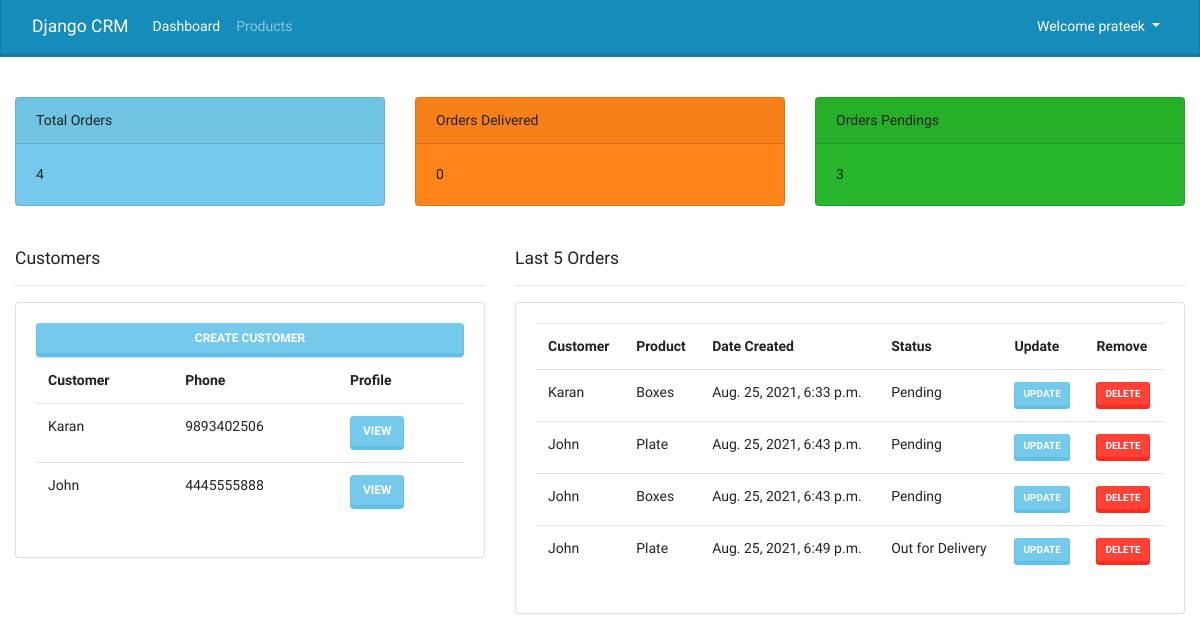
The app's page / (signed in) with its own data.
### accounts/models.py (models this page shows, shortened)
class Customer(models.Model):
    user = models.OneToOneField(User, null=True, on_delete=models.CASCADE)
    name = models.CharField(max_length=200, null=True)
    phone = models.CharField(max_length=10, null=True)
    email = models.CharField(max_length=100, null=True)
    date_created = models.DateTimeField(auto_now_add=True)
    def __str__(self):
        return self.name

class Order(models.Model):
    STATUS = (
    ('Pending', 'Pending'),
    ('Out for Delivery', 'Out for Delivery'),
    ('Delivered', 'Delivered')
    )
    customer = models.ForeignKey(Customer, null=True, on_delete=models.SET_NULL)
    product = models.ForeignKey(Product, null=True, on_delete=models.SET_NULL)
    status = models.CharField(max_length=100, choices=STATUS)
    note = models.CharField(max_length=100, null=True)
    date_created = models.DateTimeField(auto_now_add=True)

class Product(models.Model):
    CATEGORY = (
        ('Indoor', 'Indoor'),
        ('Outdoor', 'Outdoor')
    )
    name = models.CharField(max_length=200)
    price = models.FloatField()
    category = models.CharField(max_length=100, choices=CATEGORY)
    description = models.CharField(max_length=200)
    tags = models.ManyToManyField(Tag)
    date_created = models.DateTimeField(auto_now_add=True)
    def __str__(self):
        return self.name

### accounts/decorators.py (the view)
    def wrapper_func(request, *args, **kwargs):
        group = None
        if request.user.groups.exists():
            group = request.user.groups.all()[0].name
        if group == 'customer':
            return redirect('user_page')
        else:
            return view_func(request, *args, **kwargs)

### accounts/views.py (called while the page is built)
@login_required(login_url='login')
@admin_only
def home(request):
    orders = Order.objects.all()
    customers = Customer.objects.all()
    orders_count = orders.count()
    delivered = orders.filter(status='Delivered').count()
    pending = orders.filter(status='Pending').count()
    context = {
        'orders': orders,
        'customers': customers,
        'orders_count': orders_count,
        'delivered': delivered,
        'pending': pending
    }
    return render(request, 'accounts/dashboard.html', context)

### accounts/templates/accounts/dashboard.html
{% extends 'accounts/main.html' %}
{% block content %}
  {% include 'accounts/status.html' %}
  <br/><br/>
  <div class="row">
    <div class="col-lg-5">
      <h5>Customers</h5>
      <hr/>
      <div class="card card-body">
        <a href="#" class="btn btn-info">Create Customer</a>
        <table class="table table-boredred">
          <tr>
            <th>Customer</th>
            <th>Phone</th>
            <th>Profile</th>
          </tr>
          {% for cust in customers %}
            <tr>
              <td>{{ cust.name }}</td>
              <td>{{ cust.phone }}</td>
              <td><a href="{% url 'customer' cust.id %}" class="btn btn-info">View</a></td>
            </tr>
          {% endfor %}
        </table>
      </div>
    </div>
    <div class="col-lg-7">
      <h5>Last 5 Orders</h5>
      <hr/>
      <div class="card card-body">
        <table class="table table-boredred">
          <tr>
            <th>Customer</th>
            <th>Product</th>
            <th>Date Created</th>
            <th>Status</th>
            <th>Update</th>
            <th>Remove</th>
          </tr>
          {% for order in orders %}
            <tr>
              <td>{{ order.customer }}</td>
              <td>{{ order.product }}</td>
              <td>{{ order.date_created }}</td>
              <td>{{ order.status }}</td>
              <td><a href="{% url 'update_order' order.id %}" class="btn btn-sm btn-info">Update</a></td>
              <td><a href="{% url 'delete_order' order.id %}" class="btn btn-sm btn-danger">Delete</a></td>
            </tr>
          {% endfor %}
        </table>
      </div>
    </div>
  </div>
{% endblock %}

### accounts/templates/accounts/main.html (shortened to what this page needs)
{% load static %}
<!DOCTYPE html>
<html lang="en" dir="ltr">
  <head>
    <link rel="stylesheet" href="https://cdn.jsdelivr.net/npm/bootswatch@4.5.2/dist/lumen/bootstrap.min.css"/>
    <link rel="stylesheet" href="{% static '/css/main.css' %}" />
  </head>
  <body>
    {% include 'accounts/navbar.html' %}
    <div class="container-fluid containermar">
      {% block content %}
      {% endblock %}
    </div>
  </body>
</html>

### accounts/templates/accounts/navbar.html (shortened to what this page needs)
<nav class="navbar navbar-expand-lg navbar-dark bg-primary">
  <div class="container-fluid">
    <a class="navbar-brand" href="#">Django CRM</a>
    <div class="collapse navbar-collapse" id="navbarColor01">
      <ul class="navbar-nav me-auto">
        {% if request.user.is_staff %}
          <li class="nav-item">
            <a class="nav-link active" href="{% url 'home' %}">Dashboard</a>
          </li>
          <li class="nav-item">
            <a class="nav-link" href="{% url 'products' %}">Products</a>
          </li>
          {% endif %}
      </ul>
      <ul class="navbar-nav ml-auto">
        <li class="nav-item dropdown">
          <a class="nav-link dropdown-toggle active" href="#" id="navbarDropdown" role="button" data-toggle="dropdown" aria-haspopup="true" aria-expanded="false">
            Welcome {{ user.username }}
          </a>
        </li>
      </ul>
    </div>
  </div>
</nav>

### accounts/templates/accounts/status.html
<div class="row">
  <div class="col-lg-4">
    <div class="card bg-info">
      <div class="card-header">Total Orders</div>
      <div class="card-body">
        {{ orders_count }}
      </div>
    </div>
  </div>
  <div class="col-lg-4">
    <div class="card bg-warning">
      <div class="card-header">Orders Delivered</div>
      <div class="card-body">
        {{ delivered }}
      </div>
    </div>
  </div>
  <div class="col-lg-4">
    <div class="card bg-success">
      <div class="card-header">Orders Pendings</div>
      <div class="card-body">
        {{ pending }}
      </div>
    </div>
  </div>
</div>

### crm/static/css/main.css (style rules this page uses)
.containermar { margin-top:40px; }

### records on screen
Customer: name "Karan", phone "9893402506"
Customer: name "John", phone "4445555888"
Order: customer "Karan", product "Boxes", date_created "Aug. 25, 2021, 6:33 p.m.", status "Pending"
Order: customer "John", product "Plate", date_created "Aug. 25, 2021, 6:43 p.m.", status "Pending"
Order: customer "John", product "Boxes", date_created "Aug. 25, 2021, 6:43 p.m.", status "Pending"
Order: customer "John", product "Plate", date_created "Aug. 25, 2021, 6:49 p.m.", status "Out for Delivery"

### other values on screen
{{ user.username }} "prateek"
{{ orders_count }} "4"
{{ delivered }} "0"
{{ pending }} "3"
